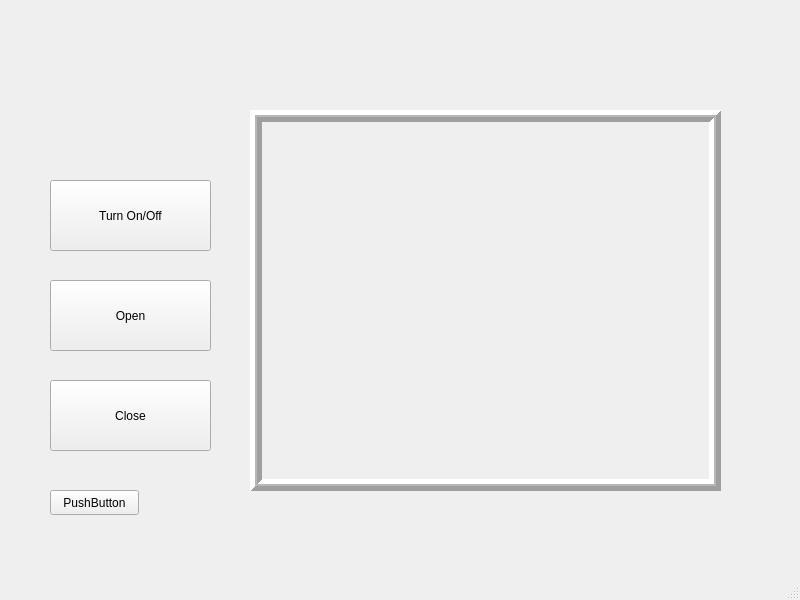
<?xml version="1.0" encoding="UTF-8"?>
<ui version="4.0">
 <class>MainWindow</class>
 <widget class="QMainWindow" name="MainWindow">
  <property name="geometry">
   <rect>
    <x>0</x>
    <y>0</y>
    <width>800</width>
    <height>600</height>
   </rect>
  </property>
  <property name="windowTitle">
   <string>MainWindow</string>
  </property>
  <widget class="QWidget" name="centralwidget">
   <widget class="QLabel" name="CameraDisplay">
    <property name="geometry">
     <rect>
      <x>250</x>
      <y>110</y>
      <width>471</width>
      <height>381</height>
     </rect>
    </property>
    <property name="frameShape">
     <enum>QFrame::Box</enum>
    </property>
    <property name="frameShadow">
     <enum>QFrame::Raised</enum>
    </property>
    <property name="lineWidth">
     <number>5</number>
    </property>
    <property name="midLineWidth">
     <number>2</number>
    </property>
    <property name="text">
     <string/>
    </property>
   </widget>
   <widget class="QPushButton" name="Switch_Button">
    <property name="geometry">
     <rect>
      <x>50</x>
      <y>180</y>
      <width>161</width>
      <height>71</height>
     </rect>
    </property>
    <property name="text">
     <string>Turn On/Off</string>
    </property>
   </widget>
   <widget class="QPushButton" name="Open">
    <property name="geometry">
     <rect>
      <x>50</x>
      <y>280</y>
      <width>161</width>
      <height>71</height>
     </rect>
    </property>
    <property name="text">
     <string>Open</string>
    </property>
   </widget>
   <widget class="QPushButton" name="Close">
    <property name="geometry">
     <rect>
      <x>50</x>
      <y>380</y>
      <width>161</width>
      <height>71</height>
     </rect>
    </property>
    <property name="text">
     <string>Close</string>
    </property>
   </widget>
   <widget class="QPushButton" name="pushButton">
    <property name="geometry">
     <rect>
      <x>50</x>
      <y>490</y>
      <width>89</width>
      <height>25</height>
     </rect>
    </property>
    <property name="text">
     <string>PushButton</string>
    </property>
   </widget>
  </widget>
  <widget class="QMenuBar" name="menubar">
   <property name="geometry">
    <rect>
     <x>0</x>
     <y>0</y>
     <width>800</width>
     <height>22</height>
    </rect>
   </property>
  </widget>
  <widget class="QStatusBar" name="statusbar"/>
 </widget>
 <resources/>
 <connections/>
</ui>
